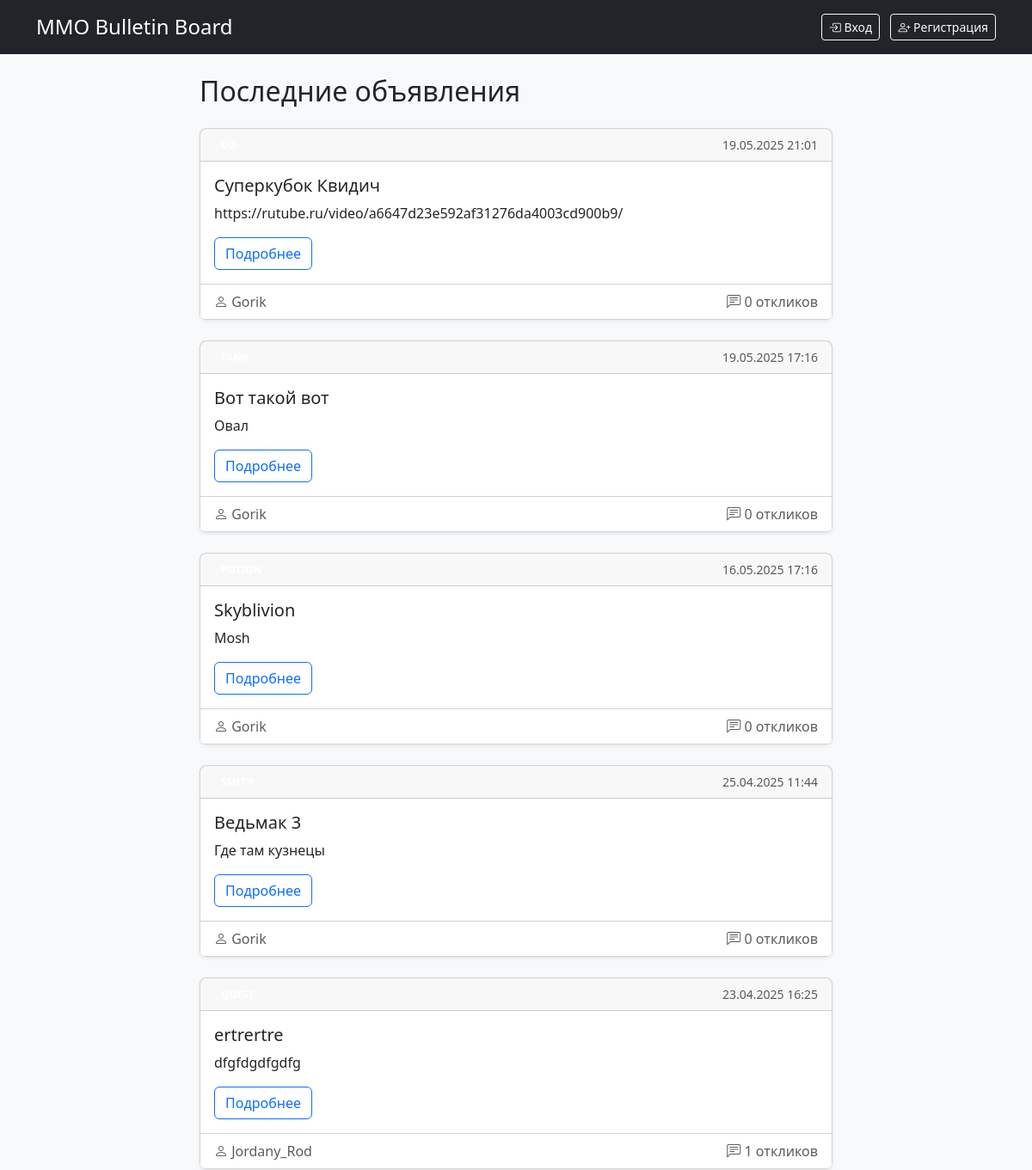
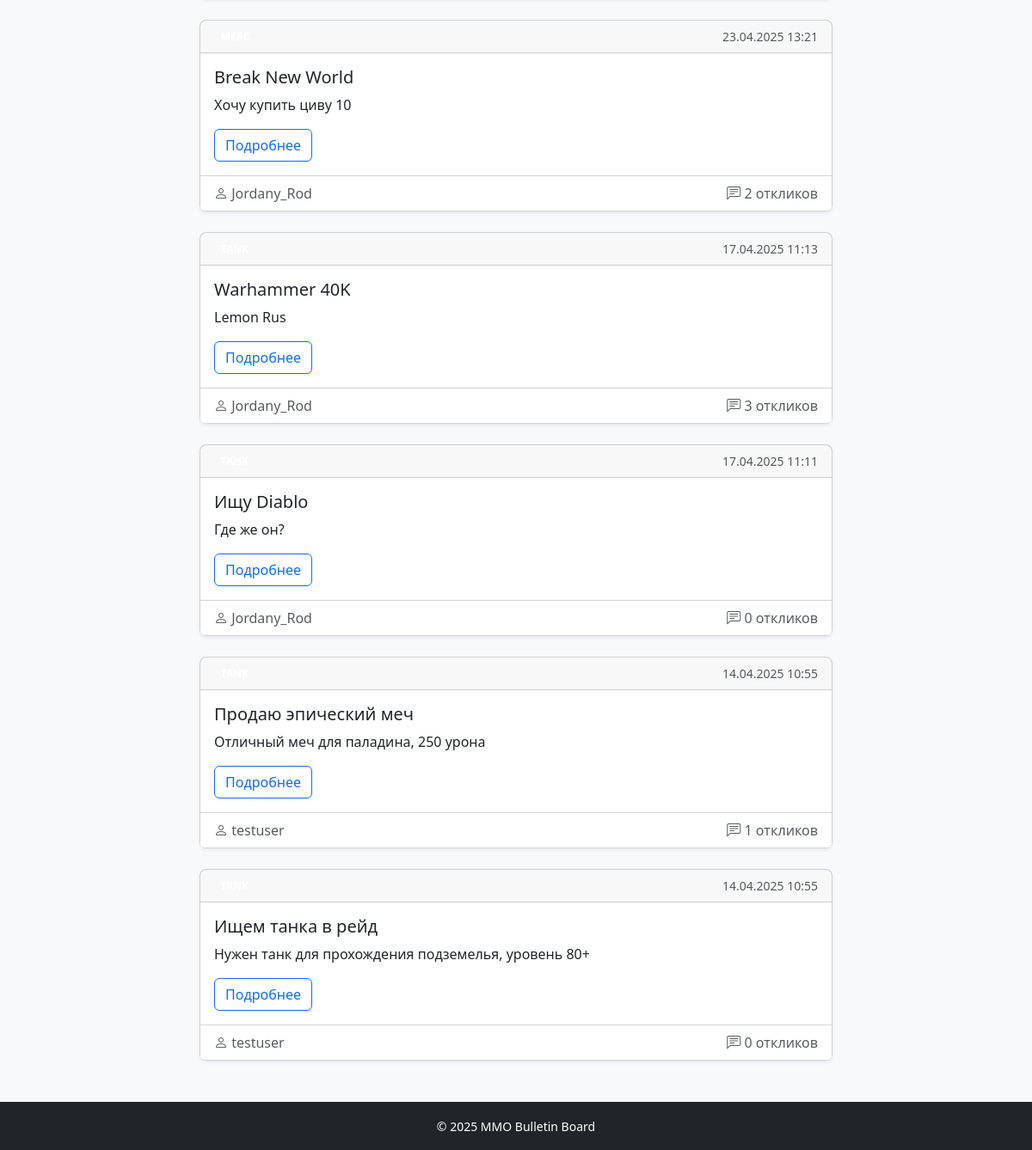
Before: / with the older database file (2 pictures, top to bottom).
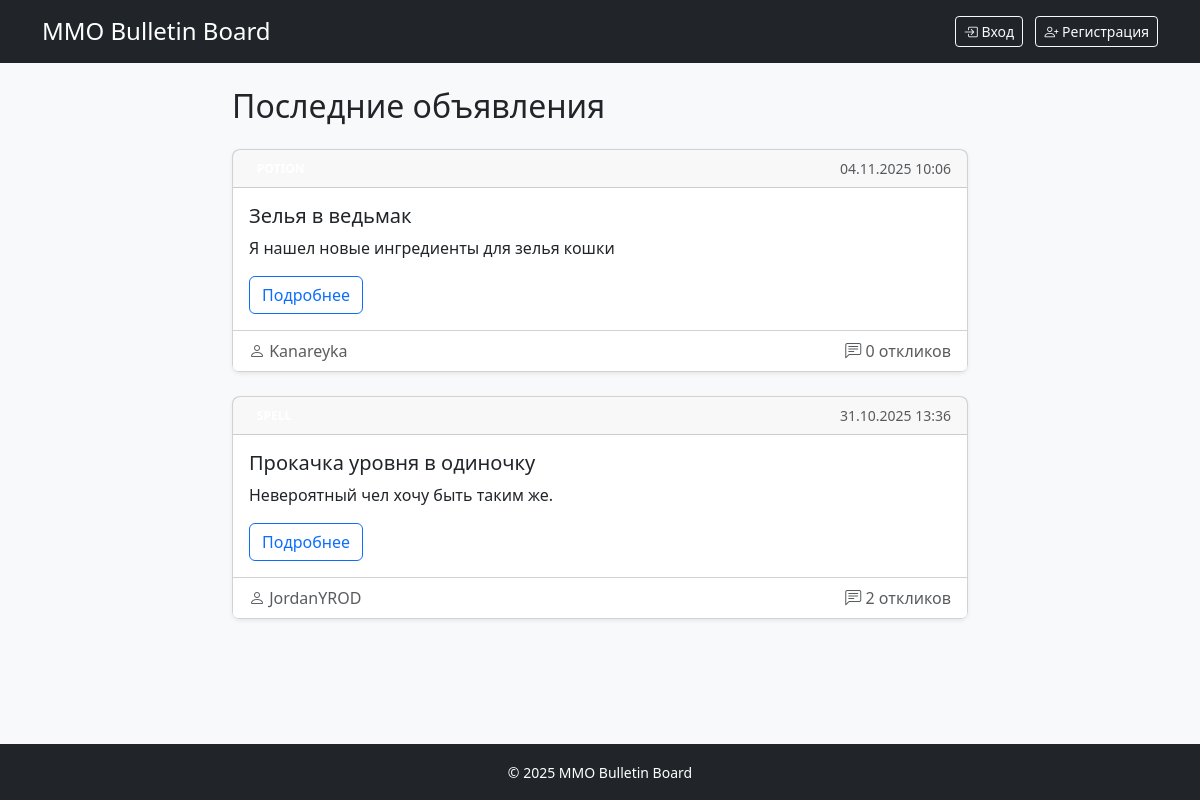
After: the same page with the newer database file.
### mmo_board_chat/models.py (models this page shows, shortened)
class Post(models.Model):
    title = models.CharField('Заголовок', max_length=200)
    content = RichTextField('Содержание')
    author = models.ForeignKey(
        'User',
        on_delete=models.CASCADE, # При удалении пользователя удаляются его объявления
        verbose_name='Автор'
    )
    category = models.ForeignKey(
        'Category',
        on_delete=models.PROTECT, # Защита от удаления категории с существующими объявлениями
        verbose_name='Категория'
    )
    image = models.ImageField(
        'Изображение',
        upload_to='posts/', # Папка для загрузки изображений
        blank=True,
        null=True
    )
    created_at = models.DateTimeField('Дата создания', auto_now_add=True)
    updated_at = models.DateTimeField('Дата обновления', auto_now=True)

class User(AbstractUser):
    email = models.EmailField(unique=True)
    email_confirmed = models.BooleanField(default=False)
    confirmation_code = models.CharField(max_length=40, blank=True)
    username = models.CharField(max_length=30)
    USERNAME_FIELD = 'email' # Авторизация по email
    REQUIRED_FIELDS = ['username']

### mmo_board_chat/views.py (the view)
# urls.py: 2. Add a URL to urlpatterns:  path('', views.home, name='home')
def home(request):
    posts = Post.objects.all().order_by('-created_at')  # Сортировка по дате
    return render(request, 'mmo_board_chat/home.html', {'posts': posts})

### mmo_board_chat/templates/mmo_board_chat/home.html (shortened to what this page needs)
{% extends 'mmo_board_chat/base.html' %}
{% load static %}
{% block content %}
<div class="row">
    <div class="col-md-8 mx-auto">
        <div class="d-flex justify-content-between align-items-center mb-4">
            <h2 class="mb-0">Последние объявления</h2>
        </div>
        {% include 'mmo_board_chat/_post_list.html' %}
    </div>
</div>
{% endblock %}

### mmo_board_chat/templates/mmo_board_chat/_post_list.html (shortened to what this page needs)
{% for post in posts %}
<div class="card mb-4">
    <div class="card-header d-flex justify-content-between align-items-center">
        <span class="badge bg-{{ post.category.name|lower }} rounded-pill">
        </span>
        <small class="text-muted">
            {{ post.created_at|date:"d.m.Y H:i" }}
        </small>
    </div>
    <div class="card-body">
        <h3 class="card-title h5">{{ post.title }}</h3>
        <div class="card-text mb-3">
            {{ post.content|truncatechars:250|linebreaks }}
        </div>
        <a href="{% url 'mmo_board_chat:post_detail' post.id %}" class="btn btn-outline-primary">
            Подробнее
        </a>
    </div>
    <div class="card-footer bg-white">
        <div class="d-flex justify-content-between align-items-center">
            <span class="text-muted">
                <i class="bi bi-person"></i> {{ post.author.username }}
            </span>
            <span class="text-muted">
                <i class="bi bi-chat-left-text"></i> {{ post.reply_set.count }} откликов
            </span>
        </div>
    </div>
</div>
{% empty %}
<div class="alert alert-info text-center">
    <i class="bi bi-info-circle"></i> Пока нет объявлений
</div>
{% endfor %}

Changed rows visible on the page:
removed Post: created_at "19.05.2025 21:01", title "Суперкубок Квидич", content "https://rutube.ru/video/a6647d23e592af31276da4003cd900b9/", author.username "Gorik", reply_set.count "0"
removed Post: created_at "19.05.2025 17:16", title "Вот такой вот", content "Овал", author.username "Gorik", reply_set.count "0"
removed Post: created_at "16.05.2025 17:16", title "Skyblivion", content "Mosh", author.username "Gorik", reply_set.count "0"
removed Post: created_at "25.04.2025 11:44", title "Ведьмак 3", content "Где там кузнецы", author.username "Gorik", reply_set.count "0"
removed Post: created_at "23.04.2025 16:25", title "ertrertre", content "dfgfdgdfgdfg", author.username "Jordany_Rod", reply_set.count "1"
removed Post: created_at "23.04.2025 13:21", title "Break New World", content "Хочу купить циву 10", author.username "Jordany_Rod", reply_set.count "2"
removed Post: created_at "17.04.2025 11:13", title "Warhammer 40K", content "Lemon Rus", author.username "Jordany_Rod", reply_set.count "3"
removed Post: created_at "17.04.2025 11:11", title "Ищу Diablo", content "Где же он?", author.username "Jordany_Rod", reply_set.count "0"
removed Post: created_at "14.04.2025 10:55", title "Продаю эпический меч", content "Отличный меч для паладина, 250 урона", author.username "testuser", reply_set.count "1"
removed Post: created_at "14.04.2025 10:55", title "Ищем танка в рейд", content "Нужен танк для прохождения подземелья, уровень 80+", author.username "testuser", reply_set.count "0"
added Post: created_at "04.11.2025 10:06", title "Зелья в ведьмак", content "Я нашел новые ингредиенты для зелья кошки", author.username "Kanareyka", reply_set.count "0"
added Post: created_at "31.10.2025 13:36", title "Прокачка уровня в одиночку", content "Невероятный чел хочу быть таким же.", author.username "JordanYROD", reply_set.count "2"
